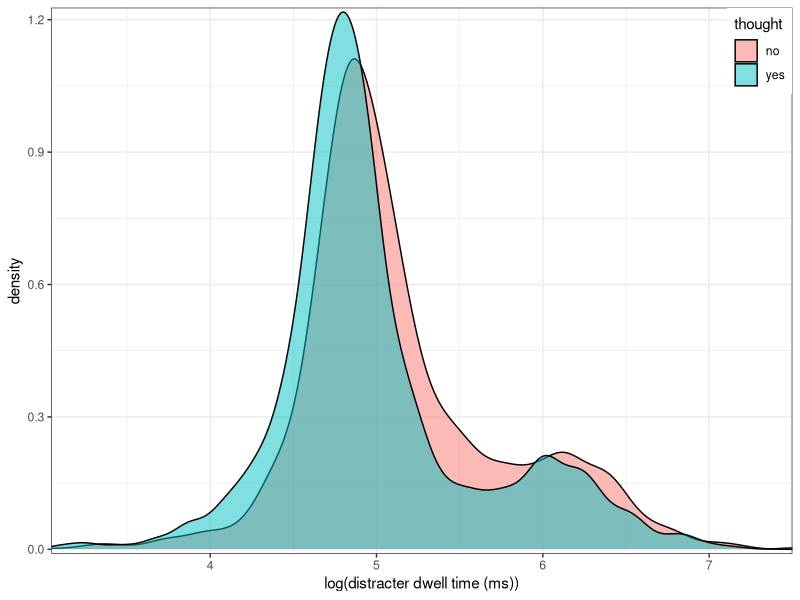

The R script that drew this image:
library(ggplot2)
library(dplyr)


fDat = read.csv("aoiFixationData.csv")
rDat = read.csv("responseCapture.csv")


rDat$lookedAtTarg = FALSE
rDat$lookedAtDist = FALSE


# determine if trial included fixation to target or distracter
for (tr in 1:nrow(rDat))
{
	tfDat = fDat[which(fDat$trial==rDat$trial[tr] & fDat$observer==rDat$observer[tr]),]
	rDat$lookedAtTarg[tr] = sum(tfDat$aoi2 == "target")>0
	rDat$lookedAtDist[tr] = sum(tfDat$aoi2 == "distracter")>0
}

rDat$lookedAtTarg = as.logical(rDat$lookedAtTarg)
rDat$lookedAtDist = as.logical(rDat$lookedAtDist)


rDist = filter(rDat, lookedAtDist)

for (ii in 1:nrow(rDist))
{
	tr = rDist$trial[ii]
	ob = rDist$observer[ii]
	trialFix = filter(fDat, observer==ob, trial==tr)
	distFix = filter(trialFix, aoi2=="distracter")
	rDist$distDwell[ii] = sum(distFix$dur)
}



adat  = (rDist
		%>% group_by(observer, thought, congC) 
		%>% summarise(
			medianDwell=median(distDwell),
			nTrials = length(distDwell)))

write.csv( adat, "distracterDwellTimes.txt", row.names=FALSE)

plt = ggplot(rDist , aes(x=log(distDwell), fill=thought)) + geom_density(alpha=0.5)
plt = plt + scale_x_continuous("log(distracter dwell time (ms))", expand=c(0,0))
plt = plt + scale_y_continuous(expand=c(0,0.01))
plt = plt + theme_bw() + theme(legend.justification=c(1,1), legend.position=c(1,1))

ggsave("../graphs/dwellTime.pdf")